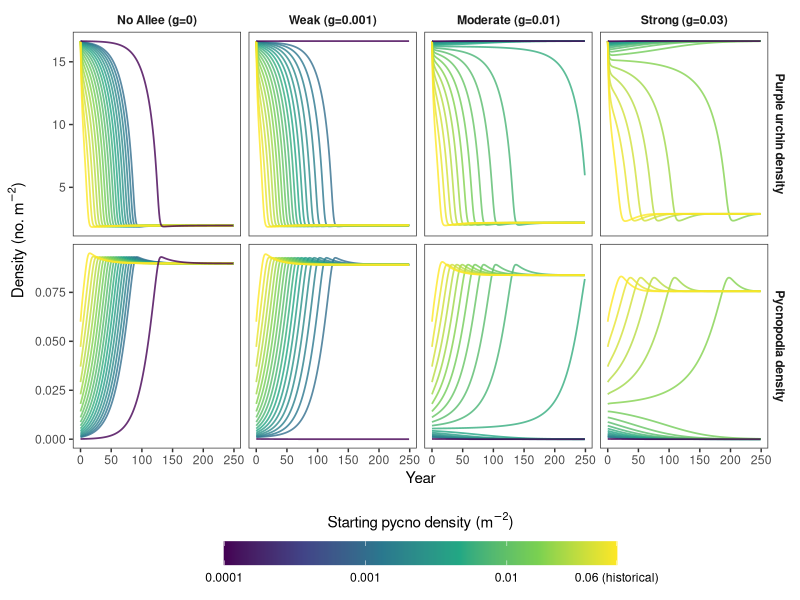
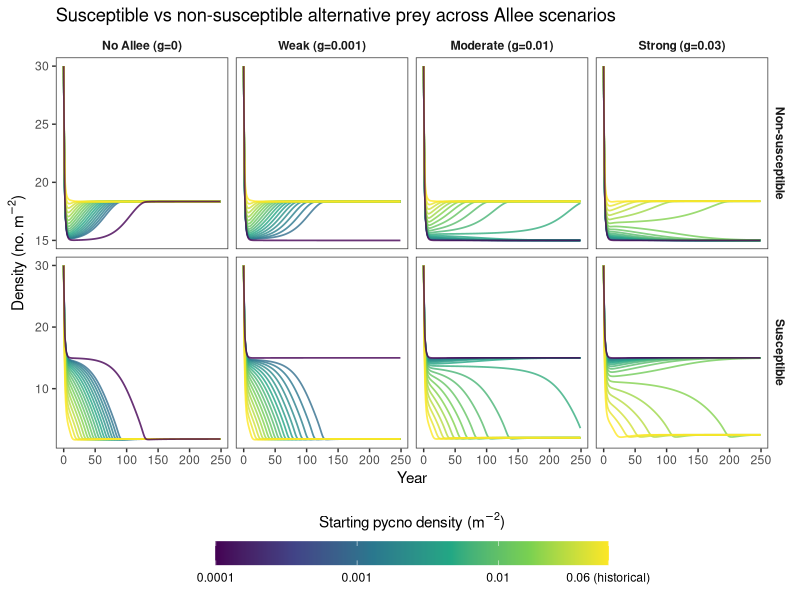

Source code (R) for these figures, in order:
## ---- chunk 1
knitr::opts_chunk$set(echo = TRUE)
## ---- chunk 2
library(deSolve)
library(dplyr)
library(ggplot2)
library(tidyr)
## ---- chunk 3
# Smooth approximation to max(x, 0) -- used for the urchin refuge so the
# transition to "protected" urchins has no sharp kink, which can otherwise
# cause solver convergence issues (e.g. lsoda "corrector convergence failed
# repeatedly") right around the refuge boundary. Higher `sharpness` makes
# this behave more like a hard cutoff; lower values transition more gradually.
smooth_floor <- function(x, sharpness = 5) {
  (x + log1p(exp(-sharpness * x)) / sharpness)
}
## ---- chunk 4
# Defines a function with the model parameters as arguments
make_diffyq <- function(alpha,        # search / attack rate (Q)
                         rho_u,       # preference weight for urchins (P)
                         rho_x,       # preference weight for susceptible alt prey (X1)
                         rho_x2,      # preference weight for non-susceptible alt prey (X2) 
                         b_u,         # urchin saturation coefficient (b)
                         c_o,         # alt prey saturation coefficient (c)
                         rec,         # fixed urchin recruitment
                         K_U,         # urchin carrying capacity
                         e,           # conversion efficiency
                         g,           # Allee effect threshold
                         z,           # nutritional value exponent
                         d,           # sea star mortality
                         r,           # growth rate for alternative prey
                         K_alt,       # carrying capacity for alternative prey
                         exchange,    # exchange rate between prey pools
                         urchin_refuge, # urchin density largely protected from predation
                         w            # nutritional floor for urchins 
                         ) {
  # Returns this function below, taking arguments of t (current time), 
  # and N (current state vector)
  function(t, N, parms = NULL) {
    S <- max(N[1], 0)   # pycno density 
    U <- max(N[4], 0)   # urchin density 
    X1 <- max(N[2], 0)  # susceptible alternative prey
    X2 <- max(N[3], 0)  # non-susceptible alternative prey
    O <- X1 + X2         # total alternative prey

    # Urchins hiding in refugium are largely protected
    # from predation. Uses a smooth threshold instead to
    # avoid solver convergence issues at the refuge boundary.
    U_access <- pmin(smooth_floor(U - urchin_refuge, sharpness = 5), U)

    # Pycno dynamics---------------------------------------------------
    
    # predator preference for urchins * attack rate * accessible urchin density *
    # predator density / (1 + urchin saturation * urchin density + alt prey saturation *
    # alt prey density) -- this is Holling Type II functional response (rate of 
    # prey consumption rises as prey density increases but levels off at some 
    # point when increases in prey density no longer increase consumption).
    # Only U_access (urchins above the refuge threshold) can actually be eaten.
    urchin_consumption <- (rho_u * alpha * U_access * S) / (1 + b_u * U + c_o * O)

    # Alt prey consumption is split by pool: X1 (susceptible) is eaten at
    # the normal rho_x rate, while X2 (non-susceptible / refuge pool) is eaten
    # at the much-reduced rho_x2 rate. 
    alt_consumption    <- (rho_x * alpha * X1 * S + rho_x2 * alpha * X2 * S) / (1 + b_u * U + c_o * O)

    allee_effect <- S / (S + g)
    nutritional_impact <- w + (1-w) * pmax(K_U - U / K_U, 0) ^ z  

    birth_S <- e * (urchin_consumption * nutritional_impact + alt_consumption) * allee_effect
    death_S <- d * S
    dSdt <- birth_S - death_S

    # Urchin dynamics---------------------------------------------------------
    growth_U   <- rec * U * (1 - U / K_U)
    predation_U <- urchin_consumption
    dUdt <- growth_U - predation_U

    # Alternative prey ---------------------------------------------------------
    recx <- r * (X1 + X2) * (1 - (X1 + X2) / K_alt)

    # Predation on each pool now uses its own attack-rate weight, so X2 is
    # genuinely protected rather than eaten at the same rate as X1.
    predation_X1 <- (rho_x  * alpha * X1 * S) / (1 + b_u * U + c_o * O)
    predation_X2 <- (rho_x2 * alpha * X2 * S) / (1 + b_u * U + c_o * O)

    dx1dt <- 0.5 * recx + exchange * (X2 - X1) - predation_X1
    dx2dt <- 0.5 * recx + exchange * (X1 - X2) - predation_X2

    return(list(c(dSdt, dx1dt, dx2dt, dUdt)))
  }
}
## ---- chunk 5
default_alpha          <- 100      # Galloway et al. uses alpha = 1000, reasonable commit used 654
default_rho_u          <- 1
default_rho_x          <- 1
default_rho_x2         <- 0
default_b_u            <- 1   # in reasonable was 0.1
default_c_o            <- 0.1
default_rec            <- 1
default_K_U            <- 16.65
default_e              <- 0.0004 
default_g              <- 0.01
default_z              <- 0.3   
default_d              <- 0.03     
default_r              <- 0.5
default_K_alt          <- 30
default_exchange       <- 0.1
default_urchin_refuge  <- 1
default_w              <- 0.25
## ---- chunk 6
# Runs function 
run_mods <- function(P0,
                      g             = default_g, 
                      d             = default_d,
                      z             = default_z,
                      rec           = default_rec,
                      K_U           = default_K_U,
                      alpha         = default_alpha,
                      rho_u         = default_rho_u,
                      rho_x         = default_rho_x,
                      rho_x2        = default_rho_x2,
                      b_u           = default_b_u,
                      c_o           = default_c_o,
                      e             = default_e,
                      r             = default_r,
                      K_alt         = default_K_alt,
                      exchange      = default_exchange,
                      urchin_refuge = default_urchin_refuge,
                      w             = default_w,
                      X0            = 30,  # initial alternative prey density 
                      Y0            = 16.65,  # initial urchin density
                      n_iter        = 250, # simulates 500 years 
                      interval      = 1) {

  # Build a self-contained ODE function for this specific parameter set
  diffyq <- make_diffyq(
    alpha = alpha, rho_u = rho_u, rho_x = rho_x, rho_x2 = rho_x2,
    b_u = b_u, c_o = c_o,
    rec = rec, K_U = K_U, e = e, g = g, z = z, d = d,
    r = r, K_alt = K_alt, exchange = exchange, urchin_refuge = urchin_refuge, 
    w = w
  )

  # Run ODE  (state order: S, X1, X2, U)
  out <- ode(
    y     = c(P0, X0, X0, Y0),
    times = seq(0, (n_iter - 1) * interval, by = interval),
    func  = diffyq,
    parms = NULL,
    atol  = 1e-6,
    rtol  = 1e-6
  )

  data.frame(
    time   = out[, 1],
    pycno  = out[, 2],
    X1     = out[, 3],
    X2     = out[, 4],
    urchin = out[, 5],
    P0     = P0,
    g      = g,
    d      = d,
    z      = z
  )
}

# ------------------------------------------------------------------------------
# Run scenarios
# ------------------------------------------------------------------------------
P0_vals <- c(0.0001, exp(seq(log(0.001), log(0.06), length.out = 18)))
g_vals  <- c(0, 0.001, 0.01, 0.03)

results <- expand.grid(P0 = P0_vals, g = g_vals) %>%
  rowwise() %>%
  do(run_mods(
    P0     = .$P0,
    g      = .$g,
    n_iter = 250
  )) %>%
  ungroup()
## ---- chunk 7
results <- results %>%
  mutate(
    P0_label = paste0("P0 = ", round(P0, 4)),
    g_label  = factor(g, labels = c("No Allee (g=0)",
                                     "Weak (g=0.001)",
                                     "Moderate (g=0.01)",
                                     "Strong (g=0.03)"))
  )

results_long <- results %>%
  select(time, pycno, urchin, P0, P0_label, g_label) %>%
  pivot_longer(cols      = c(pycno, urchin),
               names_to  = "species",
               values_to = "density") %>%
  mutate(species = recode(species,
                          "pycno"  = "Pycnopodia density",
                          "urchin" = "Purple urchin density"))

p_updated <- ggplot(results_long,
                    aes(x = time, y = density,
                        colour = P0, group = P0_label)) +
  geom_line(alpha = 0.8, linewidth = 0.6) +
  scale_colour_viridis_c(
    trans   = "log10",
    name    = expression(paste("Starting pycno density (", m^-2, ")")),
    breaks  = c(0.0001, 0.001, 0.01, 0.06),
    labels  = c("0.0001", "0.001", "0.01", "0.06 (historical)")
  ) +
  facet_grid(species ~ g_label, scales = "free_y") +
  labs(
    x = "Year",
    y = expression(paste("Density (no. ", m^-2, ")"))
  ) +
  theme_bw() +
  theme(
    panel.grid       = element_blank(),
    legend.position  = "bottom",
    legend.key.width = unit(2, "cm"),
    strip.background = element_blank(),
    strip.text       = element_text(face = "bold")
  ) +
  guides(colour = guide_colourbar(title.position = "top", title.hjust = 0.5))

p_updated
## ---- chunk 8
# Plotting alternative prey
results_alt <- results %>%
  mutate(
    P0_label = paste0("P0 = ", round(P0, 4)),
    g_label  = factor(g, labels = c("No Allee (g=0)",
                                     "Weak (g=0.001)",
                                     "Moderate (g=0.01)",
                                     "Strong (g=0.03)"))
  ) %>%
  select(time, X1, X2, P0, P0_label, g_label) %>%
  pivot_longer(cols      = c(X1, X2),
               names_to  = "prey_type",
               values_to = "density") %>%
  mutate(prey_type = recode(prey_type,
                            "X1" = "Susceptible",
                            "X2" = "Non-susceptible"))

ggplot(results_alt,
       aes(x = time, y = density,
           colour = P0, group = P0_label)) +
  geom_line(alpha = 0.8, linewidth = 0.6) +
  scale_colour_viridis_c(
    trans   = "log10",
    name    = expression(paste("Starting pycno density (", m^-2, ")")),
    breaks  = c(0.0001, 0.001, 0.01, 0.06),
    labels  = c("0.0001", "0.001", "0.01", "0.06 (historical)")
  ) +
  facet_grid(prey_type ~ g_label, scales = "free_y") +
  labs(
    title = "Susceptible vs non-susceptible alternative prey across Allee scenarios",
    x     = "Year",
    y     = expression(paste("Density (no. ", m^-2, ")"))
  ) +
  theme_bw() +
  theme(
    panel.grid       = element_blank(),
    legend.position  = "bottom",
    legend.key.width = unit(2, "cm"),
    strip.background = element_blank(),
    strip.text       = element_text(face = "bold")
  ) +
  guides(colour = guide_colourbar(title.position = "top", title.hjust = 0.5))
## ---- chunk 9
# Extract equilibrium values (mean of last 50 time steps)
equilibrium <- results %>%
  group_by(P0, g) %>%
  filter(time >= max(time) - 50) %>%
  summarise(
    pycno_eq  = mean(pycno),
    urchin_eq = mean(urchin),
    alt_eq    = mean(X1 + X2),
    alt_eq_x1 = mean(X1),
    alt_eq_x2 = mean(X2), #non-susceptible
    .groups   = "drop"
  ) %>%
  mutate(
    g_label = factor(g, labels = c("No Allee (g=0)",
                                    "Weak (g=0.001)",
                                    "Moderate (g=0.01)",
                                    "Strong (g=0.03)"))
  )

print(equilibrium)
